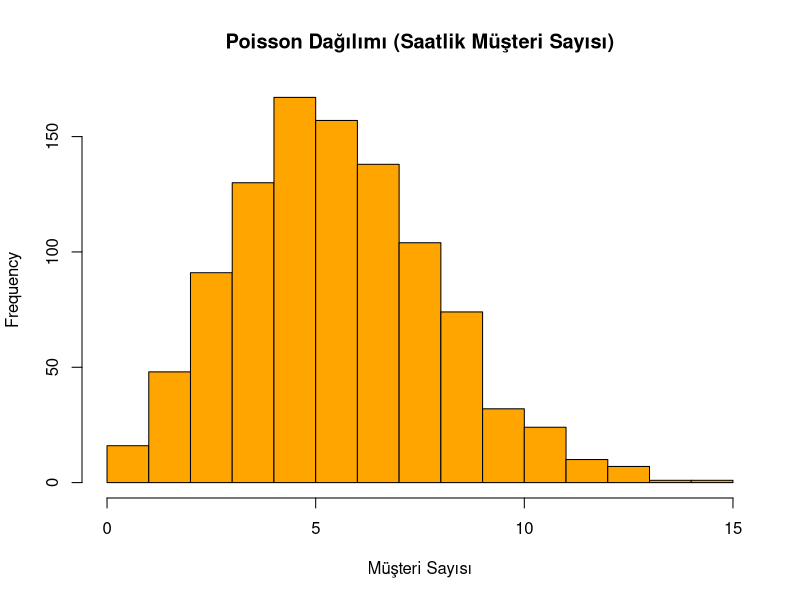

Reproduce this figure in R.
set.seed(123)
customers <- rpois(1000, lambda = 6)
hist(customers, main = "Poisson Dağılımı (Saatlik Müşteri Sayısı)", xlab = "Müşteri Sayısı", col = "orange", breaks = 20)
